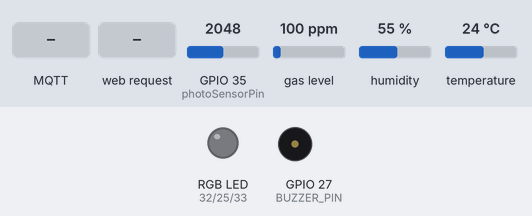
The program below on a simulated ESP32. Shown: an RGB LED mixed from three pins (HIGH = lit), buzzer (waves = sounding, pin HIGH). The inputs (shaded band) are chosen by the test bench; at power-on: gas level 100 ppm, humidity 55 %, GPIO 35 (photoSensorPin) = 2048, temperature 24 °C. Dim RGB values are drawn brighter than linear; WiFi joins after 1.5 s; servers stay silent unless stated; no MQTT or app messages arrive unless stated; what the program prints to the serial monitor is not drawn.

Above: at 1.2 s.
1.3 s: MQTT message "ON" arrives on the first subscribed topic
At 12.2 s:
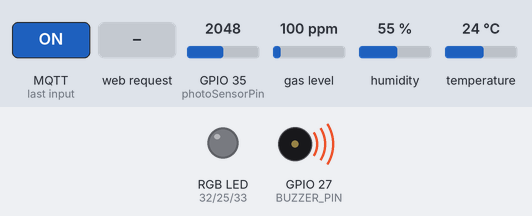
12.7 s: HTTP request GET /led?red=1&green=1 received
At 13.3 s:
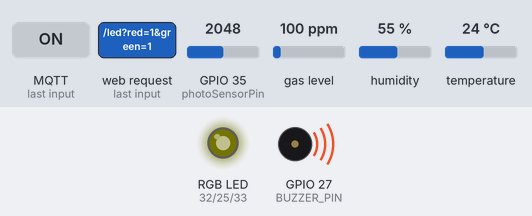
15.0 s: MQTT message "danielo/buzzer" arrives on the first subscribed topic
At 16.4 s:
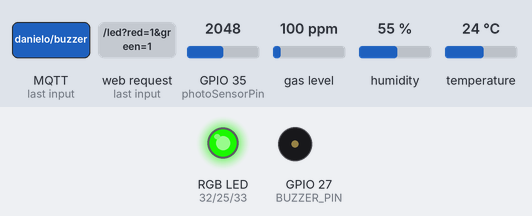
17.1 s: gas level set to 0 ppm
At 18.7 s:
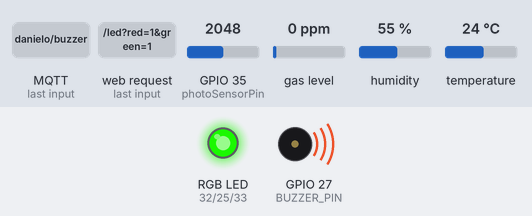
19.0 s: humidity set to 22 %
At 20.6 s:
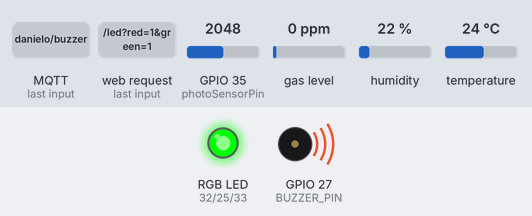
21.1 s: MQTT message "OFF" arrives on the first subscribed topic
At 21.9 s:
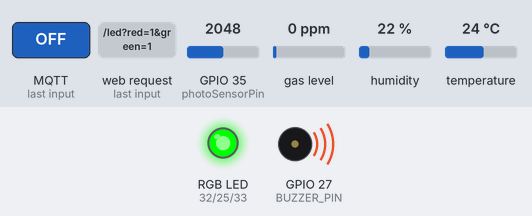
Timing chart, 0 to 24.0 s (numbered marks = the images above; inputs shaded):
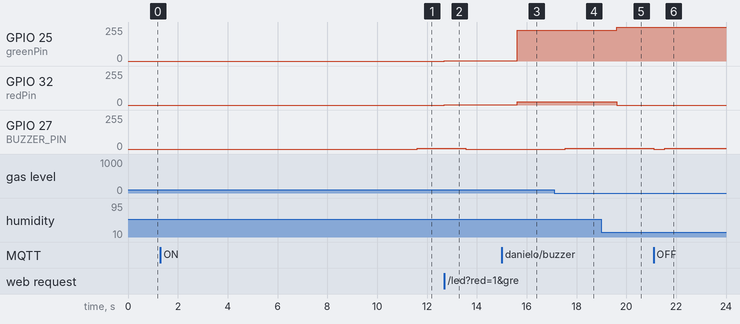

Measured:
- after the input at 1.3 s, GPIO 27 (BUZZER_PIN): 0/255 → 5/255 after 10.3 s
- after the input at 12.7 s, GPIO 25 (greenPin), GPIO 32 (redPin): 0/255 → 1/255 at once
- after the input at 15.0 s, GPIO 25 (greenPin): 1/255 → 230/255 after 0.62 s; GPIO 32 (redPin): 1/255 → 25/255 after 0.62 s
- after the input at 17.1 s, GPIO 27 (BUZZER_PIN): 0/255 → 5/255 after 0.45 s
- after the input at 19.0 s, GPIO 25 (greenPin): 230/255 → 255/255 after 0.62 s; GPIO 32 (redPin): 25/255 → 0/255 after 0.62 s
- after the input at 21.1 s, GPIO 27 (BUZZER_PIN): 5/255 → 0/255 at once, → 5/255 0.45 s later

The program:

main.cpp
```cpp
#include <Arduino.h>
#include "DHTesp.h" // Click here to get the library: http://librarymanager/All#DHTesp
#include <MQUnifiedsensor.h>
#include <Wifi.h>
#include <WebServer.h>
#include <PubSubClient.h>

// Wifi parameters
const char* ssid = "Xiaomi11TPro";
const char* password = "1234567890";

// Define the DHT sensor type and the data pin
#define DHT_PIN 26

DHTesp dht;

// Define the pins for the RGB LED
const int redPin = 32;
const int greenPin = 25;
const int bluePin = 33;

// Define the pin for the photo sensor
const int photoSensorPin = 35;

// Define the pin for the MQ2 sensor
#define MQ2_PIN 34
#define BUZZER_PIN 27

/************************ Hardware Related Macros ****************************/
#define Board                   ("ESP32")
#define Pin                     (34)  // Analog input pin connected to MQ-2
#define Type                    ("MQ-2") // Sensor type
#define Voltage_Resolution      (3.3) // ESP32 ADC voltage resolution
#define ADC_Bit_Resolution      (12)  // ESP32 ADC bit resolution
#define RatioMQ2CleanAir        (9.83) // RS/R0 ratio in clean air from datasheet

MQUnifiedsensor MQ2(Board, Voltage_Resolution, ADC_Bit_Resolution, Pin, Type);

WebServer server(80); // Start the server on port 80

// MQTT Broker settings
const char* mqtt_server = "broker.hivemq.com";
const int mqtt_port = 1883;
const char* mqtt_user = ""; // Not required for public brokers
const char* mqtt_password = ""; // Not required for public brokers

WiFiClient espClient;
PubSubClient client(espClient);

unsigned long previousMillis = 0;
unsigned long interval;

int LedColorRed = 0;
int LedColorGreen = 0;
int LedColorBlue = 0;

char dht22Values[32];
char mq2Values[32];

unsigned long coValue = 0;

boolean isOverrideLed = false;

// State variables for non-blocking timing
enum State { INIT, CALIBRATING_MQ2, WIFI_CONNECTING, MQTT_CONNECTING, RUNNING };
State currentState = INIT;

float calcR0 = 0;
int calibrationStep = 0;
unsigned long lastCalibrationTime = 0;

boolean wifiConnecting = false;
unsigned long lastWifiCheck = 0;

unsigned long lastMqttAttempt = 0;

void setUpMQ2_Init() {
  // Initialize the MQ2 sensor
  MQ2.setRegressionMethod(1); // Set regression method to linear
  MQ2.setA(36974); // Set A value for MQ2
  MQ2.setB(-3.109); // Set B value for MQ2

  Serial.print("Calibrating MQ2 sensor...");

  // Initialize variables for calibration
  calcR0 = 0;
  calibrationStep = 0;
  lastCalibrationTime = millis();
}

boolean setUpMQ2_Calibrate() {
  unsigned long currentMillis = millis();
  if (currentMillis - lastCalibrationTime >= 1000) {
    lastCalibrationTime = currentMillis;
    MQ2.update(); // Update readings
    calcR0 += MQ2.calibrate(RatioMQ2CleanAir);
    Serial.print(".");

    calibrationStep++;

    if (calibrationStep >= 10) {
      MQ2.setR0(calcR0 / 10); // Set the average R0
      Serial.println(" done!");

      if (isnan(MQ2.getR0())) {
        Serial.println("Error: R0 is NaN, check your wiring and connections.");
        while (1);
      }

      Serial.print("Calibration completed. R0 = ");
      Serial.println(MQ2.getR0());

      // Allow time for the sensor to heat up and stabilize
      MQ2.init();
      return true; // Calibration is complete
    }
  }
  return false; // Calibration is not complete yet
}

void readPhotoSensorValues() {
  // Read the value from the photo sensor
  int photoSensorValue = analogRead(photoSensorPin);
  Serial.println("Photo sensor value: " + String(map(photoSensorValue, 2000, 0, 0, 100)) + " %");
  client.publish("danielo/lumen", String(photoSensorValue).c_str());
}

int readDHT22Values() {
  float temperature = dht.getTemperature();
  float humidity = dht.getHumidity();

  if (isnan(temperature) || isnan(humidity)) {
    Serial.println("Failed to read from DHT sensor!");
    return 0;
  }

  Serial.println("Humidity: " + String(humidity) + " %");
  Serial.print("Temperature: " + String(temperature) + " °C\n");

  return humidity;
}

void setLedRGBColor(int humidity) {
  if (!isOverrideLed)
  {
    LedColorRed = map(humidity, 50, 100, 0, 255);
    LedColorGreen = map(humidity, 50, 100, 255, 0);
    LedColorBlue = 0;

    // Set the color of the RGB LED
    analogWrite(redPin, LedColorRed);
    analogWrite(greenPin, LedColorGreen);
    analogWrite(bluePin, LedColorBlue);
  }
}

void readMQ2Values() {
  MQ2.update();

  coValue = MQ2.readSensor(); // Read LPG concentration in ppm

  Serial.print("CO concentration: ");
  Serial.print(coValue);
  Serial.println(" ppm (parts per million)");

  if (coValue < 10) {
    analogWrite(BUZZER_PIN, 5);
  } else {
    analogWrite(BUZZER_PIN, LOW);
  }

  client.publish("danielo/co", String(coValue).c_str());
}

boolean wifiConnect_NonBlocking() {
  unsigned long currentMillis = millis();

  if (!wifiConnecting) {
    Serial.println("Connecting to WiFi...");
    WiFi.begin(ssid, password);
    wifiConnecting = true;
    lastWifiCheck = currentMillis;
  }

  if (WiFi.status() == WL_CONNECTED) {
    // Print local IP address
    Serial.println("\nConnected to WiFi.");
    Serial.print("IP Address: ");
    Serial.println(WiFi.localIP());
    return true; // WiFi connected
  } else {
    if (currentMillis - lastWifiCheck >= 500) {
      lastWifiCheck = currentMillis;
      Serial.print(".");
    }
    return false; // WiFi not connected yet
  }
}

void handleRoot() {
  String html = "<!DOCTYPE html><html><head>";
  html += "<meta charset=\"UTF-8\">";
  html += "<title>Données capteurs</title>";
  html += "<style> body { font-family: Arial, sans-serif; }";
  html += "h1 { color: #333; }";
  html += "p { color: #666; }";
  html += "input[type=\"number\"] { width: 50px; background-color: #f9f9f9; border: 1px solid #ccc; padding: 5px; }";
  html += "input[type=\"submit\"] { background-color: #4CAF50; color: white; padding: 10px 20px; border: none; cursor: pointer; }";
  html += "input[type=\"submit\"]:hover { background-color: #45a049; }";
  html += "form { margin-top: 20px; }";
  html += "</style>";
  html += "</head><body>";
  html += "<h1>Données capteurs</h1>";
  html += "<p>Température: <span id=\"temperature\">Chargement...</span> &deg;C</p>";
  html += "<p>Humidité: <span id=\"humidity\">Chargement...</span> %</p>";
  html += "<p>MQ2 valeur CO: <span id=\"mq2Value\">Chargement...</span> ppm</p>";
  html += "<h1>LED</h1>";
  html += "<form action=\"/led\" method=\"get\">";
  html += "Rouge: <input type=\"number\" name=\"red\" min=\"0\" max=\"255\"><br>";
  html += "Vert: <input type=\"number\" name=\"green\" min=\"0\" max=\"255\"><br>";
  html += "<input type=\"submit\" value=\"Appliquer\">";
  html += "</form>";
  html += "<script>";
  html += "function fetchSensorData() {";
  html += "  fetch('/sensor').then(response => response.json()).then(data => {";
  html += "    document.getElementById('temperature').innerText = data.temperature;";
  html += "    document.getElementById('humidity').innerText = data.humidity;";
  html += "    document.getElementById('mq2Value').innerText = data.mq2Value;";
  html += "  });";
  html += "}";
  html += "setInterval(fetchSensorData, 2000);";
  html += "</script>";
  html += "</body></html>";

  // Send the page to the client
  server.send(200, "text/html", html);
}

void handleSensorData() {
  float temperature = dht.getTemperature();
  float humidity = dht.getHumidity();
  float mq2Value = MQ2.readSensor();

  String json = "{";
  json += "\"temperature\":";
  if (isnan(temperature)) {
    json += "\"Erreur\"";
  } else {
    json += String(temperature);
  }
  json += ",";

  json += "\"humidity\":";
  if (isnan(humidity)) {
    json += "\"Erreur\"";
  } else {
    json += String(humidity);
  }
  json += ",";

  json += "\"mq2Value\":";
  if (isnan(mq2Value)) {
    json += "\"Erreur\"";
  } else {
    json += String(mq2Value);
  }
  json += "}";
  server.send(200, "application/json", json);
}

void handleLedChange() {
  if (server.hasArg("red") && server.hasArg("green")) {
    isOverrideLed = true;
    int redValue = server.arg("red").toInt();
    int greenValue = server.arg("green").toInt();
    Serial.printf("Setting LED color to R:%d G:%d\n", redValue, greenValue);
    analogWrite(redPin, redValue);
    analogWrite(greenPin, greenValue);
    server.send(200, "text/plain", "Valeur de la LED modifiée");
  } else {
    server.send(400, "text/plain", "Paramètres red ou green manquants");
        isOverrideLed = false;

  }
}

void initServer() {
  server.on("/", handleRoot);
  server.on("/led", handleLedChange);
  server.on("/sensor", handleSensorData);
  server.begin();
  Serial.println("Serveur HTTP démarré");
}

boolean mqttConnect_NonBlocking() {
  unsigned long currentMillis = millis();

  if (client.connected()) {
    return true; // MQTT connected
  } else {
    if (currentMillis - lastMqttAttempt >= 2000) {
      lastMqttAttempt = currentMillis;
      Serial.print("Connecting to MQTT...");
      if (client.connect("ESP8266ClientDanielo", mqtt_user, mqtt_password)) {
        Serial.println("connected");
        client.subscribe("danielo/buzzer");
        client.subscribe("danielo/led");
        return true; // MQTT connected
      } else {
        Serial.print("failed with state ");
        Serial.println(client.state());
      }
    }
    return false; // MQTT not connected yet
  }
}

void getTempHumidity() {
  if (dht.getStatus() != 0) {
    Serial.println("Erreur lors de la lecture du capteur DHT22");
    snprintf(dht22Values, sizeof(dht22Values), "Erreur DHT22");
    return;
  } else {
    float humidity = dht.getHumidity();
    float temperature = dht.getTemperature();
    snprintf(dht22Values, sizeof(dht22Values), "%.1fC %.1f%%", temperature, humidity);

    client.publish("danielo/temperature", String(temperature).c_str());
    client.publish("danielo/humidity", String(humidity).c_str());
  }
}

void callback(char* topic, byte* payload, unsigned int length) {
  Serial.print("Message reçu sur le topic [");
  Serial.print(topic);
  Serial.print("] : ");
  String message;

  for (int i = 0; i < length; i++) {
    message += (char)payload[i];
  }
  Serial.println(message);

  // Vérifier le contenu du message pour déclencher le buzzer
  if (String(topic) == "danielo/buzzer") {
    if (message == "ON") {
      // Activer le buzzer
      analogWrite(BUZZER_PIN, 5);
      Serial.println("Buzzer activé");
    } else if (message == "OFF") {
      // Désactiver le buzzer
      analogWrite(BUZZER_PIN, 0);
      Serial.println("Buzzer désactivé");
    }
  }

  if (String(topic) == "danielo/led") {
    isOverrideLed = true;
    int r, g, b;
    if (sscanf(message.c_str(), "rgb(%d, %d, %d)", &r, &g, &b) == 3) {
      analogWrite(redPin, r);
      analogWrite(greenPin, g);
      analogWrite(bluePin, b);
      Serial.printf("LED color set to R:%d G:%d B:%d\n", r, g, b);
    } else {
      Serial.println("Invalid RGB format");
    }
  } else {
    isOverrideLed = false;
  }
}

void setup() {
  Serial.begin(9600);
  Serial.println("Initializing hardware version hw486...");

  // Initialize DHT sensor
  dht.setup(DHT_PIN, DHTesp::DHT22); // Connect DHT sensor to DHT_PIN

  // Initialize the RGB LED pins as outputs
  pinMode(redPin, OUTPUT);
  pinMode(greenPin, OUTPUT);
  pinMode(bluePin, OUTPUT);

  // Initialize the photo sensor pin as input
  pinMode(photoSensorPin, INPUT);
  pinMode(BUZZER_PIN, OUTPUT);

  // Initialize variables
  currentState = INIT;

  client.setServer(mqtt_server, mqtt_port);
  client.setCallback(callback);
}

void loop() {
  unsigned long currentMillis = millis();
  server.handleClient();
  client.loop();

  switch (currentState) {
    case INIT:
      setUpMQ2_Init();
      currentState = CALIBRATING_MQ2;
      break;

    case CALIBRATING_MQ2:
      if (setUpMQ2_Calibrate()) {
        currentState = WIFI_CONNECTING;
      }
      break;

    case WIFI_CONNECTING:
      if (wifiConnect_NonBlocking()) {
        currentState = MQTT_CONNECTING;
        initServer(); // Start server after WiFi is connected
      }
      break;

    case MQTT_CONNECTING:
      if (mqttConnect_NonBlocking()) {
        interval = dht.getMinimumSamplingPeriod();
        previousMillis = currentMillis;
        currentState = RUNNING;
      }
      break;

    case RUNNING:
      if (!client.connected()) {
        currentState = MQTT_CONNECTING;
        break;
      }

      if (currentMillis - previousMillis >= interval) {
        previousMillis = currentMillis;
        Serial.println("\n\n\n\n\n=====================================");
        readMQ2Values();
        readPhotoSensorValues();
        int humidity = readDHT22Values();
        setLedRGBColor(humidity);
        getTempHumidity();
        Serial.println("=====================================");
      }
      break;
  }
}
```
